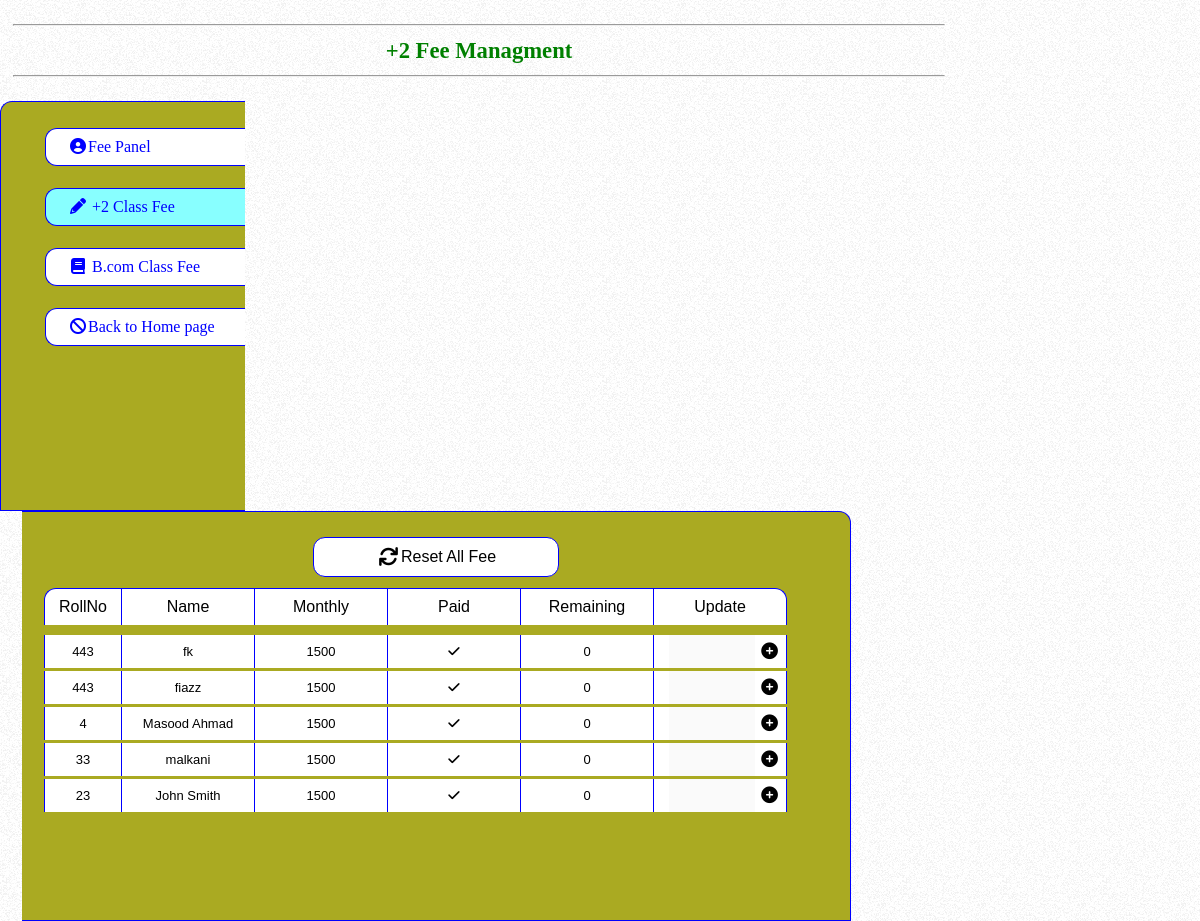
The app's page /fee/dcomfeeview.php (signed in) with its own data.
### tables this page shows
CREATE TABLE `dcom` (
  `sid` int(11) NOT NULL,
  `roll_no` varchar(33) NOT NULL,
  `student_name` varchar(255) NOT NULL,
  `father_name` varchar(2555) NOT NULL,
  `class` varchar(111) NOT NULL DEFAULT 'Dcom I',
  `cnic` varchar(255) NOT NULL,
  `Birth_Date` date NOT NULL,
  `Email` varchar(255) NOT NULL,
  `Gender` varchar(255) NOT NULL,
  `Address` varchar(255) NOT NULL,
  `City` varchar(255) NOT NULL,
  `State` varchar(255) NOT NULL,
  `Matric_Course` varchar(255) NOT NULL,
  `Matric_Board` varchar(255) NOT NULL,
  `Matric_Percentage` varchar(255) NOT NULL,
  `Matric_PassingOfYear` varchar(255) NOT NULL,
  `image_name` varchar(444) NOT NULL,
  `image_path` varchar(444) NOT NULL,
  `Registration_Date` date NOT NULL,
  `paidfee` decimal(10,0) NOT NULL DEFAULT 0,
  `monthlyfee` decimal(10,0) NOT NULL DEFAULT 1500
);

### fee/dcomfeeview.php (the view, shortened to what this page needs)
 <!DOCTYPE html>
<html>
<head>
<link rel="stylesheet" type="text/css" href="https://cdnjs.cloudflare.com/ajax/libs/font-awesome/6.0.0/css/all.min.css">
<link rel="stylesheet"href="css/styles.css">
<link rel="stylesheet"href="css/styles1.css">
<header>
</head>
<body>
<div class="marginl" >
		<div class="maintext" id="Error"><hr>
			+2 Fee Managment <hr>
		</div>
		<div class="sidemenu fleft">
			<ul>
				<li ><a href="feepanel.php"><i class="fa fa-user-circle fa-fw"></i>Fee Panel</a>    </li>
				<li id ="selectedli"><a href="dcomfeeview.php"><i class="fa fa-pencil fa-fw "></i> +2 Class Fee</a>    </li>
				<li><a href="bcomfeeview.php"><i class="fa fa-book fa-fw"></i> B.com Class Fee</a>    </li>
				<li><a href="../index.php"><i class="fa fa-ban fa-fw"></i>Back to Home page</a>	</li>
			</ul>
		</div>
		<div class="admincontent fleft">
<center>
<div class="insert sans width200 marginauto sphover">
<form action="dcomfeeview.php" method="POST">
<button type="submit" class="insertbutton pointer bold" name="reset"><i class="fa fa-refresh fa-fw fa-lg"></i>Reset All Fee</button>
</form>
</div>
			<div class="studentlist">
							<div class="titlelist">
								<ul>
									<li>RollNo</li>
									<li>Name</li>
									<li>Monthly </li>
									<li>Paid</li>
									<li>Remaining</li>
									<li> Update</li>
								</ul>
							</div>
<?php
$dbname = "fk";
$username = "root";
$password = "";
$servername = "localhost";
$con = new mysqli($servername, $username, $password, $dbname);
$sql = "SELECT * FROM dcom";
$result = $con->query($sql);
if ($result->num_rows > 0) {
     while($row = $result->fetch_assoc()) {
   $editid=$row["sid"];
   $remaining=$row["monthlyfee"]- $row["paidfee"] ;
     										$k=$row["paidfee"];
     										if($k==0){ $k="<i class='fa fa-remove'></i>";}
     										else     { $k="<i class='fa fa-check'></i>";}
     										if($remaining==0)
     												$disabled="disabled";
     										else
     												$disabled="required";
         echo " <div class='detaillist'>
								<ul >
									<li>". $row["roll_no"] ."</li>
									<li>". $row["student_name"] ."</li>
									<li>". $row["monthlyfee"]  ."</li>
									<li>	$k   </li>
									<li>". $remaining  ."</li>
									<li>
										<form action='dcomfeeview.php' method='post'>
										<input type='number'  name='updated'  max='$remaining' min='1' $disabled />
										<input type='hidden' name='editingid'  value='$editid'>
										<button  type='submit' name='update' class='fright'><i class='fa fa-plus-circle fa-lg '></i></button>
										</form>
									</li>
								</ul>
					</div>
				";
     									}
							} else {
   										  echo "<p>0 results</p>";
									}
?>
			</div>
</center>
</body>
</html>

### css/styles.css (style rules this page uses)
body { margin-left: 0px; margin-right: 0px; padding-left: 0px; padding-right:0px; }

### css/styles1.css (style rules this page uses)
body { cursor: url(../images/fk.png),auto; margin:0; font-family: 'quattrocento_sansregular'; background:url(../images/bg-body.jpg); }
a { outline:none; }
a { text-decoration:none }
.marginl { margin-right:220px; }
.fleft { float:left; }
.fright { float:right; }
a { color:white; }
.sans { font-variant: small-caps;font-family: sans-serif; }
.maintext { color:green; font-weight:bold;font-size:17pt;text-align:center;padding:13px;margin: 0 22px 0 0; }
.marginauto { margin: auto; }

### fee/dcomfeeview.php (style rules this page uses)
.insert,.search input,.search button,.sidemenu ul li { background: white;padding: 9px 22px; border:1px solid blue; }
.maintext { color:green; font-weight:bold;font-size:17pt;text-align:center;padding:13px; }
.marginl a { color:blue; }
.sidemenu { border:1px solid blue; border-right: none;border-radius:12px 0 0 0px ;padding:4px;padding-right:0;background:#aa2;width:240px;height:400px; }
.sidemenu ul { list-style-type: none; }
.sidemenu ul li { border-right: none;border-radius:12px 0 0 12px ; margin: 22px 0; }
#selectedli { background:#8ff; }
.admincontent { margin-left: 22px; width:800px;min-height: 380px; background:#aa2;padding: 14px; border:1px solid blue; border-left:none;border-radius:0 12px 0 0px }
.insert { border-radius: 12px; }
.admincontent div { margin:11px 4px; }
.studentlist { clear: both; font-family: sans-serif; }
.titlelist ul { list-style-type: none; display: inline; border-radius: 12px 12px 0 0; }
.titlelist ul li { float:left; background: white;width:116px; padding: 9px 8px; border:1px solid blue;border-right: none;border-bottom:none; }
.titlelist ul li:first-child { width:60px;border-radius: 12px 0 0 0; }
.titlelist ul li:last-child { border-radius:0 12px 0 0 ;border-right:1px solid blue; }
.detaillist ul { list-style-type: none;display:inline; font-size:small; }
.detaillist ul li { float: left;background: white;width:116px;max-width: 150px ;padding: 9px 8px;border-left:1px solid blue; margin-bottom: 3px; }
.detaillist ul li:first-child { width:60px;clear: both; }
.detaillist ul li:last-child { border-right: 1px solid blue; padding:0 8px;margin: 0 }
.detaillist ul li input { width: 70px; padding: 9px 8px;border:none; }
.detaillist ul li button { padding:0;margin: 8px 0;border:none;background: white; cursor: url(../images/pointer.png) ,auto; }
.width200 { width: 200px; }
.pointer { cursor: pointer; }
.insertbutton { border: none;background: white }
.bold { font-size: 12pt; }

### records on screen
dcom: roll_no "443", student_name "fk", monthlyfee "1500", remaining "0"
dcom: roll_no "443", student_name "fiazz", monthlyfee "1500", remaining "0"
dcom: roll_no "4", student_name "Masood Ahmad", monthlyfee "1500", remaining "0"
dcom: roll_no "33", student_name "malkani", monthlyfee "1500", remaining "0"
dcom: roll_no "23", student_name "John Smith", monthlyfee "1500", remaining "0"
